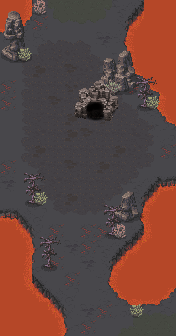

This game map was drawn from its Tiled (.tmx) file and the tilesets committed beside it. A one-line description and the trimmed map source follow:
An orthogonal 11x21 tile map with 16x16 px tiles, 6 tile layers (Tile Layer 4, Tile Layer 5, Tile Layer 6, Tile Layer 7, ...), 3 hidden layers not drawn.

<map version="1.5" tiledversion="2021.02.15" orientation="orthogonal" renderorder="left-down" width="11" height="21" tilewidth="16" tileheight="16" infinite="0" nextlayerid="16" nextobjectid="1">
 <tileset firstgid="1" source="../world_tiles/tileset.tsx" />
 <layer id="10" name="Tile Layer 4" width="11" height="21">
  <data>[231 cells, 231 non-empty, 49 distinct tile ids]</data>
 </layer>
 <layer id="11" name="Tile Layer 5" width="11" height="21">
  <data>[231 cells, 126 non-empty, 52 distinct tile ids]</data>
 </layer>
 <layer id="12" name="Tile Layer 6" width="11" height="21">
  <data>[231 cells, 23 non-empty, 23 distinct tile ids]</data>
 </layer>
 <layer id="13" name="Tile Layer 7" width="11" height="21">
  <data>[231 cells, 24 non-empty, 6 distinct tile ids]</data>
 </layer>
 <layer id="14" name="Tile Layer 8" width="11" height="21">
  <data>[231 cells, 8 non-empty, 4 distinct tile ids]</data>
 </layer>
 <layer id="15" name="Tile Layer 9" width="11" height="21">
  <data>[231 cells, 12 non-empty, 12 distinct tile ids]</data>
 </layer>
 <layer id="7" name="anim" width="11" height="21" visible="0">
  <data>[231 cells, 3 non-empty, 3 distinct tile ids]</data>
 </layer>
 <layer id="8" name="characters" width="11" height="21" visible="0">
  <data>[231 cells, 8 non-empty, 4 distinct tile ids]</data>
 </layer>
 <layer id="9" name="walkable" width="11" height="21" visible="0">
  <data>[231 cells, 231 non-empty, 3 distinct tile ids]</data>
 </layer>
</map>
